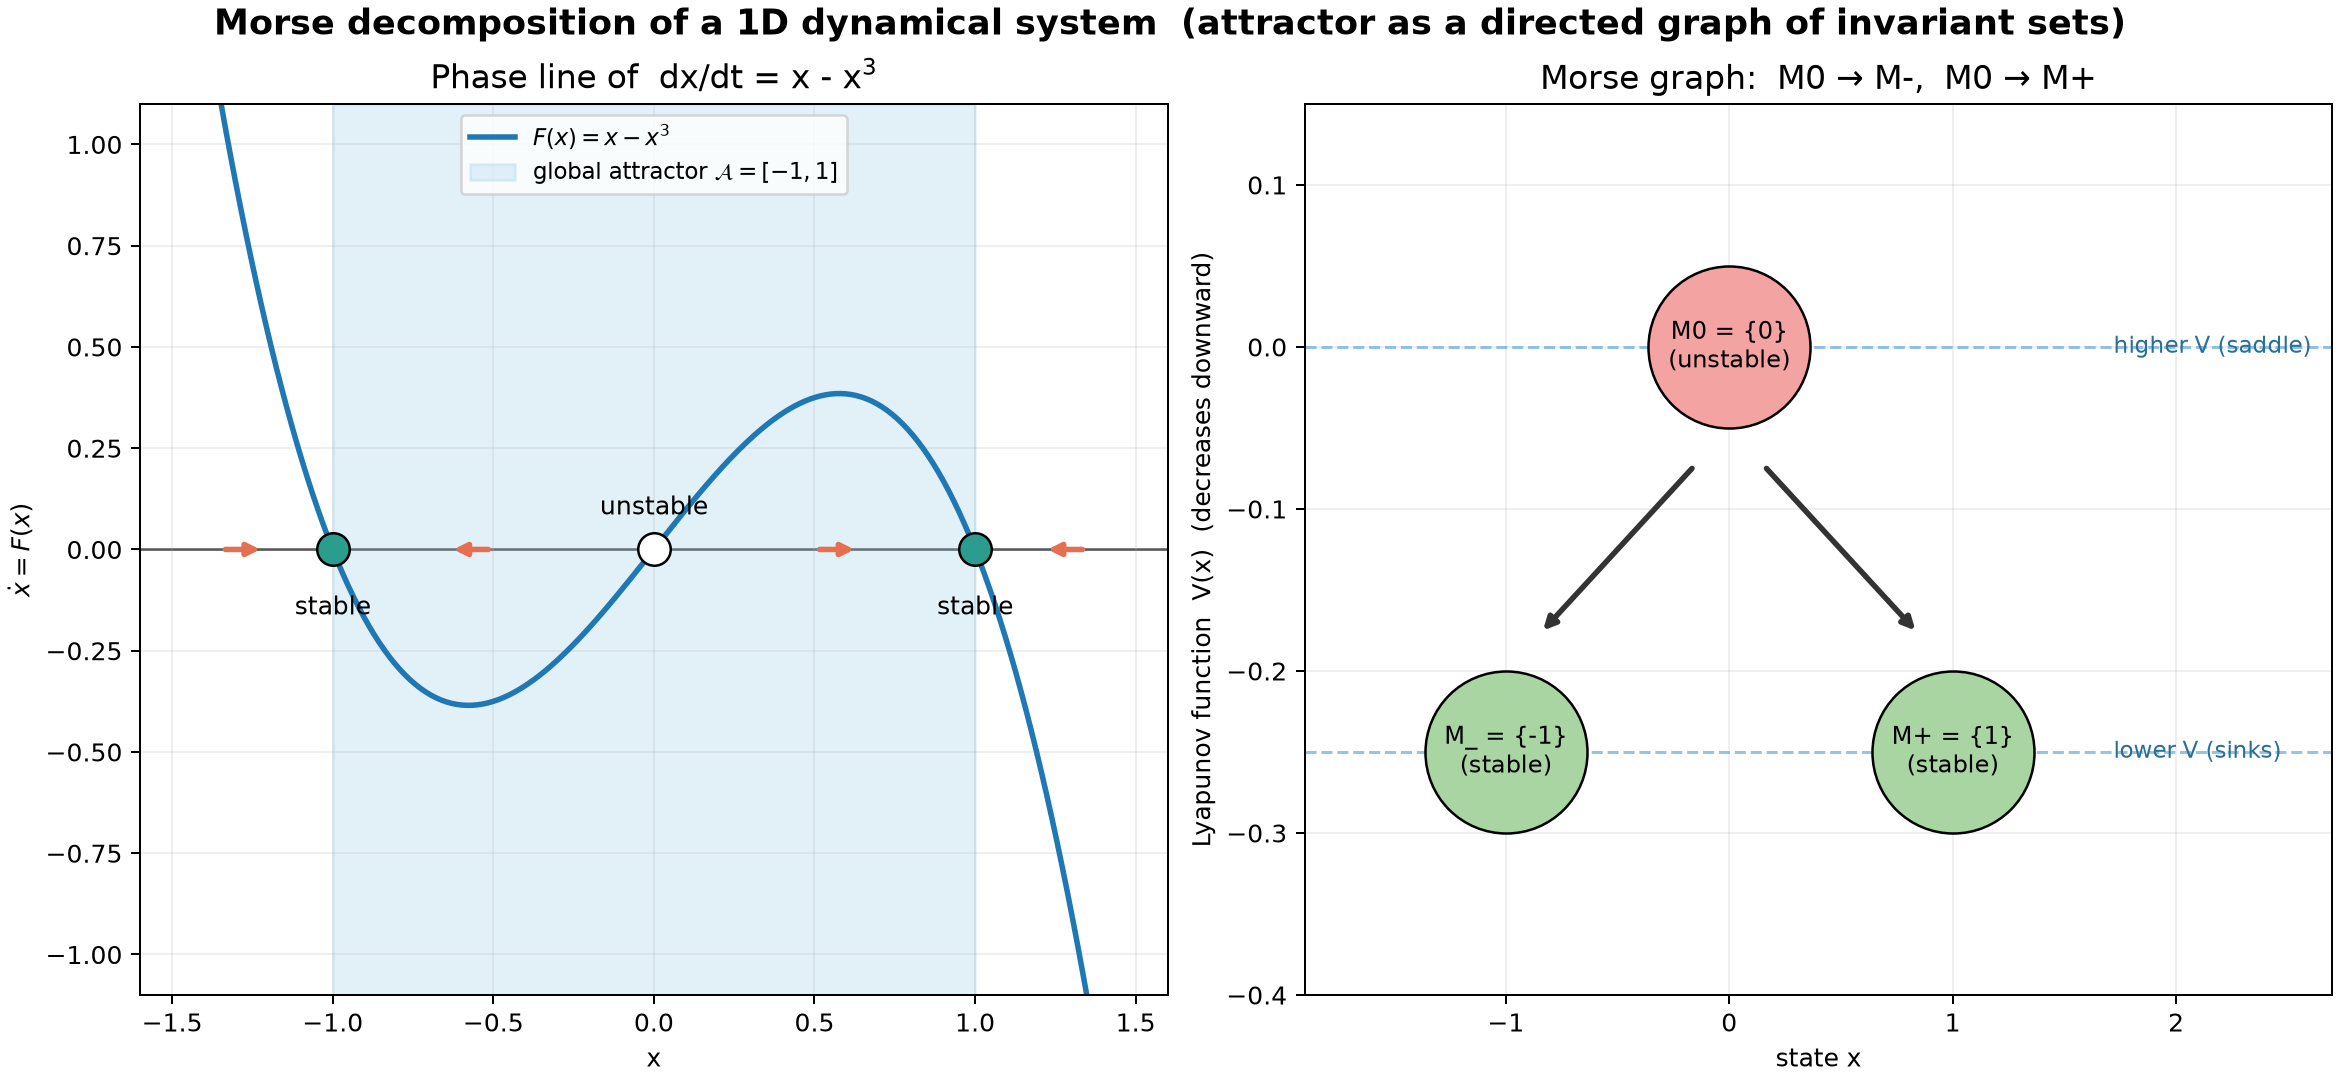

Python code for this plot:
#!/usr/bin/env python3
"""1 次元力学系 dx/dt = x - x^3 の Morse 分解を可視化する。

この例は講義ノートの Example 2.1 / Example 3.1 と同じ系である。

    dx/dt = F(x) = x - x^3 = -V'(x),   V(x) = -x^2/2 + x^4/4

平衡点は x = -1, 0, 1 の 3 点で、F'(x) = 1 - 3x^2 より
    F'(-1) = F'(1) = -2 < 0  → 安定
    F'(0)  = 1        > 0    → 不安定
となる。大域アトラクターは A = [-1, 1] であり、その内部組織は Morse 分解

    M0 = {0} (不安定, saddle 相当),  M_minus = {-1} (安定),  M_plus = {1} (安定)

で記述される。接続軌道は
    M0 --> M_minus,   M0 --> M_plus
の 2 本であり、不安定な現在状態 {0} が 2 つの可能な未来を持つことを表す
(講義ノート Figure 8)。V は Morse 集合上で一定・軌道に沿って単調非増加の
Lyapunov 関数であり、Morse グラフの矢印の向き(高い V から低い V へ)を与える。
"""

from __future__ import annotations

from pathlib import Path

import numpy as np


# ----------------------------------------------------------------------
# 力学系の定義
# ----------------------------------------------------------------------
def F(x: np.ndarray | float) -> np.ndarray | float:
    """ベクトル場 dx/dt = x - x^3。"""
    return x - x**3


def V(x: np.ndarray | float) -> np.ndarray | float:
    """Lyapunov 関数(ポテンシャル)。 F(x) = -V'(x) を満たす。"""
    return -0.5 * x**2 + 0.25 * x**4


# Morse 集合(平衡点)とその情報。V の値が矢印の向きを決める。
MORSE_SETS = {
    "M0 = {0}\n(unstable)":       {"x": 0.0,  "stable": False},
    "M_ = {-1}\n(stable)":        {"x": -1.0, "stable": True},
    "M+ = {1}\n(stable)":         {"x": 1.0,  "stable": True},
}

# 接続軌道 (Morse グラフの有向辺): 不安定点 0 から 2 つの安定点へ
CONNECTIONS = [("M0 = {0}\n(unstable)", "M_ = {-1}\n(stable)"),
               ("M0 = {0}\n(unstable)", "M+ = {1}\n(stable)")]


# ----------------------------------------------------------------------
# 描画
# ----------------------------------------------------------------------
def make_plot(output_path: Path) -> None:
    import matplotlib.pyplot as plt

    fig, (ax_phase, ax_graph) = plt.subplots(
        1, 2, figsize=(13, 6), constrained_layout=True
    )

    # --- 左: 位相線図(phase line)とベクトル場 ---
    xs = np.linspace(-1.6, 1.6, 400)
    ax_phase.axhline(0.0, color="#444444", linewidth=1.0, zorder=1)
    ax_phase.plot(xs, F(xs), color="#1f77b4", linewidth=2.2,
                  label=r"$F(x)=x-x^3$", zorder=2)

    # 大域アトラクター A = [-1, 1] を網掛け
    ax_phase.axvspan(-1.0, 1.0, color="#8ecae6", alpha=0.25,
                     label=r"global attractor $\mathcal{A}=[-1,1]$")

    # 平衡点と安定性 (塗りつぶし=安定, 白抜き=不安定)
    for info in MORSE_SETS.values():
        x0 = info["x"]
        if info["stable"]:
            ax_phase.plot(x0, 0.0, "o", markersize=13, color="#2a9d8f",
                          markeredgecolor="black", zorder=5)
            ax_phase.annotate("stable", (x0, 0.0), textcoords="offset points",
                              xytext=(0, -26), ha="center", fontsize=10)
        else:
            ax_phase.plot(x0, 0.0, "o", markersize=13, color="white",
                          markeredgecolor="black", zorder=5)
            ax_phase.annotate("unstable", (x0, 0.0), textcoords="offset points",
                              xytext=(0, 14), ha="center", fontsize=10)

    # 相線上の流れの向き (F>0 で右向き, F<0 で左向き)
    for xa in [-1.35, -0.5, 0.5, 1.35]:
        direction = np.sign(F(xa))
        ax_phase.annotate(
            "", xy=(xa + 0.14 * direction, 0.0), xytext=(xa, 0.0),
            arrowprops=dict(arrowstyle="-|>", color="#e76f51", lw=2.2), zorder=4,
        )

    ax_phase.set_title("Phase line of  dx/dt = x - x$^3$", fontsize=13)
    ax_phase.set_xlabel("x")
    ax_phase.set_ylabel(r"$\dot{x}=F(x)$")
    ax_phase.set_xlim(-1.6, 1.6)
    ax_phase.set_ylim(-1.1, 1.1)
    ax_phase.legend(loc="upper center", fontsize=9)
    ax_phase.grid(alpha=0.2)

    # --- 右: Morse グラフ (不変集合の有向グラフ) ---
    # 縦位置 = Lyapunov 関数 V の値 (下ほど V が小さい = より安定)
    positions = {
        "M0 = {0}\n(unstable)": (0.0,  V(0.0)),   # V = 0    (上, saddle)
        "M_ = {-1}\n(stable)":  (-1.0, V(-1.0)),  # V = -1/4 (下, sink)
        "M+ = {1}\n(stable)":   (1.0,  V(1.0)),   # V = -1/4 (下, sink)
    }
    colors = {
        "M0 = {0}\n(unstable)": "#f4a3a3",
        "M_ = {-1}\n(stable)":  "#a8d5a2",
        "M+ = {1}\n(stable)":   "#a8d5a2",
    }

    # 接続軌道(辺)を先に描く
    for src, dst in CONNECTIONS:
        x0, y0 = positions[src]
        x1, y1 = positions[dst]
        ax_graph.annotate(
            "", xy=(x1, y1 + 0.05), xytext=(x0, y0 - 0.05),
            arrowprops=dict(arrowstyle="-|>", color="#333333", lw=2.2,
                            shrinkA=22, shrinkB=22),
        )

    # ノード(Morse 集合)を描く
    for name, (x, y) in positions.items():
        ax_graph.scatter([x], [y], s=4200, c=colors[name],
                         edgecolors="black", zorder=3)
        ax_graph.text(x, y, name, ha="center", va="center",
                      fontsize=9.5, zorder=4)

    # Lyapunov レベルの補助線
    for level, label in [(V(0.0), "higher V (saddle)"),
                         (V(1.0), "lower V (sinks)")]:
        ax_graph.axhline(level, color="#4f9fd6", ls="--", alpha=0.6, lw=1.2)
        ax_graph.text(1.72, level, label, va="center", fontsize=9,
                      color="#2a6f97")

    ax_graph.set_title("Morse graph:  M0 → M-,  M0 → M+", fontsize=13)
    ax_graph.set_xlabel("state x")
    ax_graph.set_ylabel("Lyapunov function  V(x)  (decreases downward)")
    ax_graph.set_xlim(-1.9, 2.7)
    ax_graph.set_ylim(V(1.0) - 0.15, V(0.0) + 0.15)
    ax_graph.grid(alpha=0.2)

    fig.suptitle(
        "Morse decomposition of a 1D dynamical system  (attractor as a directed graph of invariant sets)",
        fontsize=14, fontweight="bold",
    )
    fig.savefig(output_path, dpi=180)
    print(f"Saved plot to {output_path}")
    try:
        plt.show()
    except Exception:
        pass


def main() -> None:
    output_path = Path(__file__).with_name("morse_decomposition.png")
    make_plot(output_path)
    print("Equilibria: x = -1, 0, 1")
    print(f"  V(-1) = {V(-1.0):.3f}, V(0) = {V(0.0):.3f}, V(1) = {V(1.0):.3f}")
    print("Morse sets: M0={0} (unstable), M-={-1} (stable), M+={1} (stable)")
    print("Connections: M0 -> M-,  M0 -> M+")


if __name__ == "__main__":
    main()
